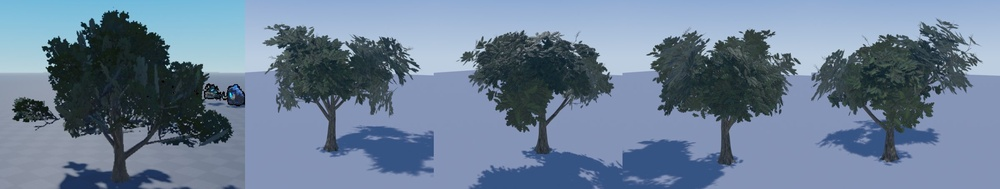
#> input picture roblox-map-builder/examples/oaktrees/renders/OakA_sheet.jpg, 1000 x 189 px, shrunk from 2400 x 453 before the run
$ python post.py ../oaktrees/renders/OakA_sheet.jpg out.png
#> lines starting #> are read from the running program, lines starting #| are printed output that depends on the picture
# py post.py in.png out.png : soft bloom (threshold + two blurs) + mild vibrance, the preview stand-in for Roblox Bloom
import sys, numpy as np
from PIL import Image, ImageFilter
im = Image.open(sys.argv[1]).convert('RGB'); a = np.asarray(im).astype(np.float32) / 255
#> further down, im is the input picture: PIL image 1000x189 RGB; mean R, G, B 106.7, 125.8, 148.7
lum = a @ np.array([.3, .59, .11]); m = np.clip((lum - .72) / .28, 0, 1)[..., None] * a
#> after `lum = a @ np.array([0.3, 0.59, 0.11])`:
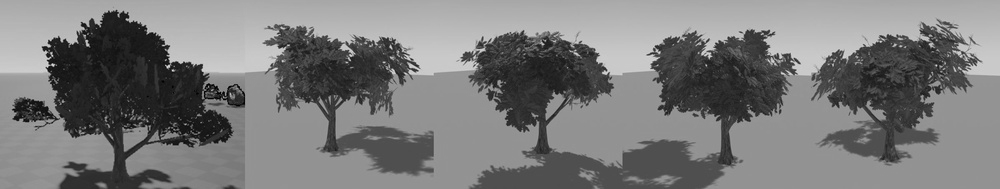
#> lum: shape (189, 1000) float64; min 0, max 0.883, mean 0.481
#> after `m = np.clip((lum - 0.72) / 0.28, 0, 1)[..., None] * a`:
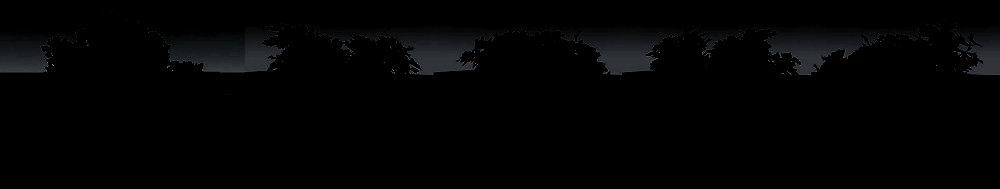
#> m: shape (189, 1000, 3) float64; mean R, G, B 0.0102, 0.0115, 0.0126
mi = Image.fromarray((m * 255).astype(np.uint8))
b = (np.asarray(mi.filter(ImageFilter.GaussianBlur(6))).astype(np.float32) * .5 + np.asarray(mi.filter(ImageFilter.GaussianBlur(24))).astype(np.float32) * .6) / 255
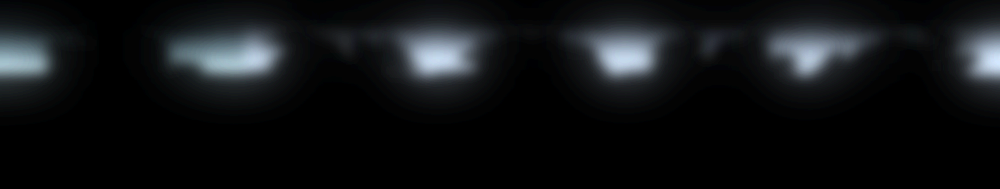
#> b: shape (189, 1000, 3) float32; mean R, G, B 0.0109, 0.0122, 0.0134; drawn with min black and max white
o = np.clip(a + b * .75, 0, 1)
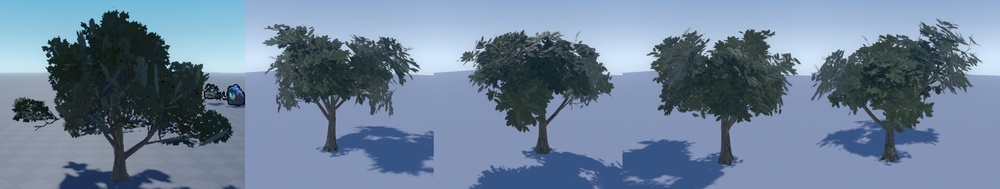
#> o: shape (189, 1000, 3) float32; mean R, G, B 0.427, 0.502, 0.593
o = np.clip((o - .5) * 1.08 + .52, 0, 1); g = o.mean(axis=2, keepdims=True); o = np.clip(g + (o - g) * 1.15, 0, 1)
#> after `g = o.mean(axis=2, keepdims=True)`:
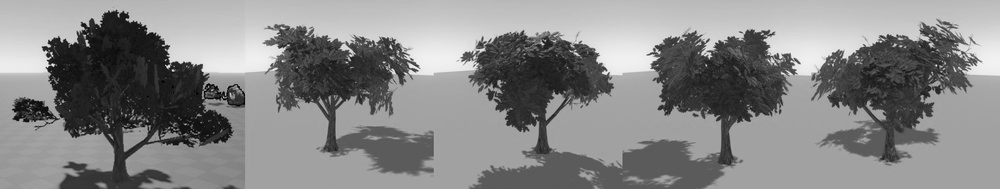
#> g: shape (189, 1000, 1) float32; min 0, max 0.959, mean 0.528
Image.fromarray((o * 255).astype(np.uint8)).save(sys.argv[2])

$ run again, on roblox-map-builder/examples/oaktrees/renders/OakPink_sheet.jpg
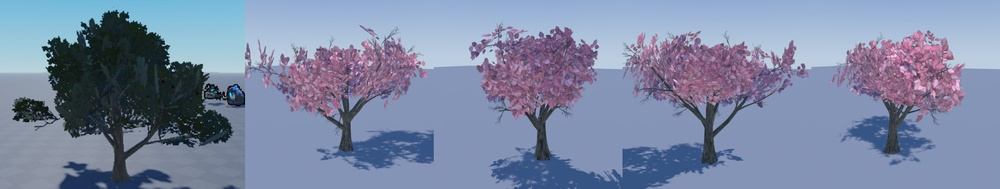
#> input picture roblox-map-builder/examples/oaktrees/renders/OakPink_sheet.jpg, 1000 x 189 px, shrunk from 2400 x 453 before the run
#> im is the input picture: PIL image 1000x189 RGB; mean R, G, B 124.1, 135.6, 163.6
#> `b = (np.asarray(mi.filter(ImageFilter.GaussianBlur(6))).astype(np.floa..`:
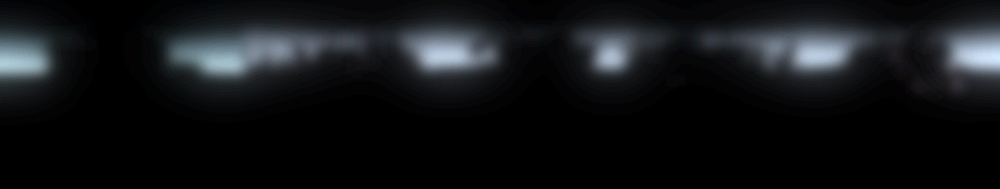
#> b: shape (189, 1000, 3) float32; mean R, G, B 0.0111, 0.0124, 0.0137; drawn with min black and max white
#> `g = o.mean(axis=2, keepdims=True)`:
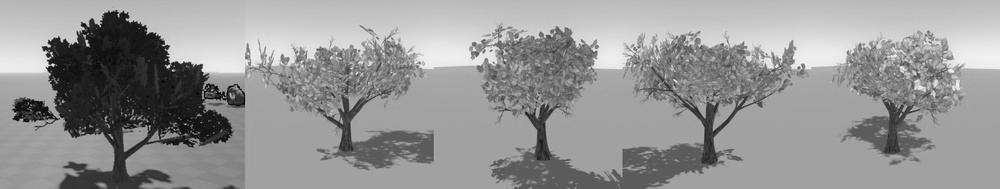
#> g: shape (189, 1000, 1) float32; min 0, max 0.968, mean 0.587

$ run again, on roblox-map-builder/examples/oaktrees/renders/PineA_sheet.jpg
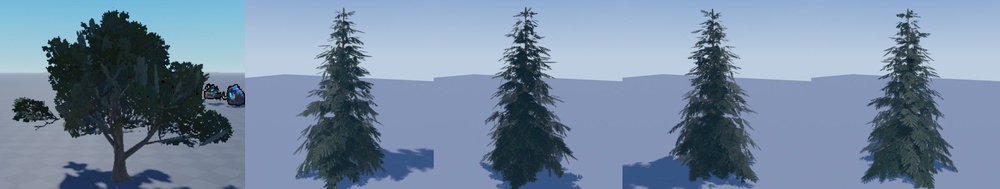
#> input picture roblox-map-builder/examples/oaktrees/renders/PineA_sheet.jpg, 1000 x 189 px, shrunk from 2400 x 453 before the run
#> im is the input picture: PIL image 1000x189 RGB; mean R, G, B 116.1, 135.3, 158.7
#> `b = (np.asarray(mi.filter(ImageFilter.GaussianBlur(6))).astype(np.floa..`:
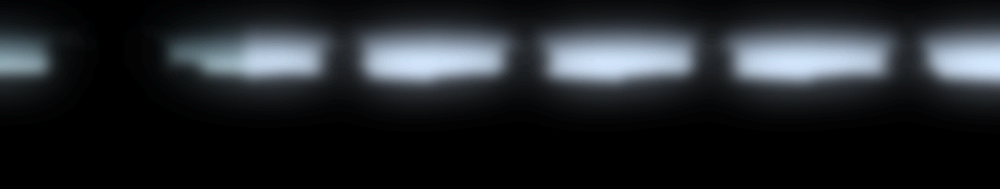
#> b: shape (189, 1000, 3) float32; mean R, G, B 0.025, 0.0277, 0.0304; drawn with min black and max white
#> `g = o.mean(axis=2, keepdims=True)`:
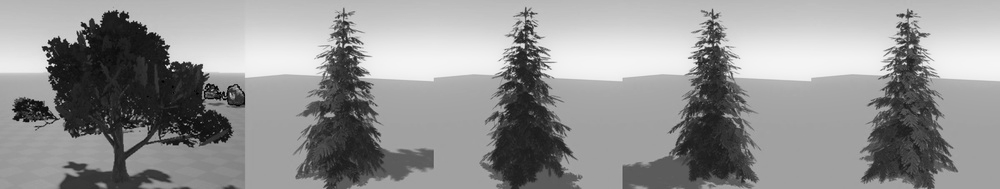
#> g: shape (189, 1000, 1) float32; min 0, max 0.964, mean 0.58
